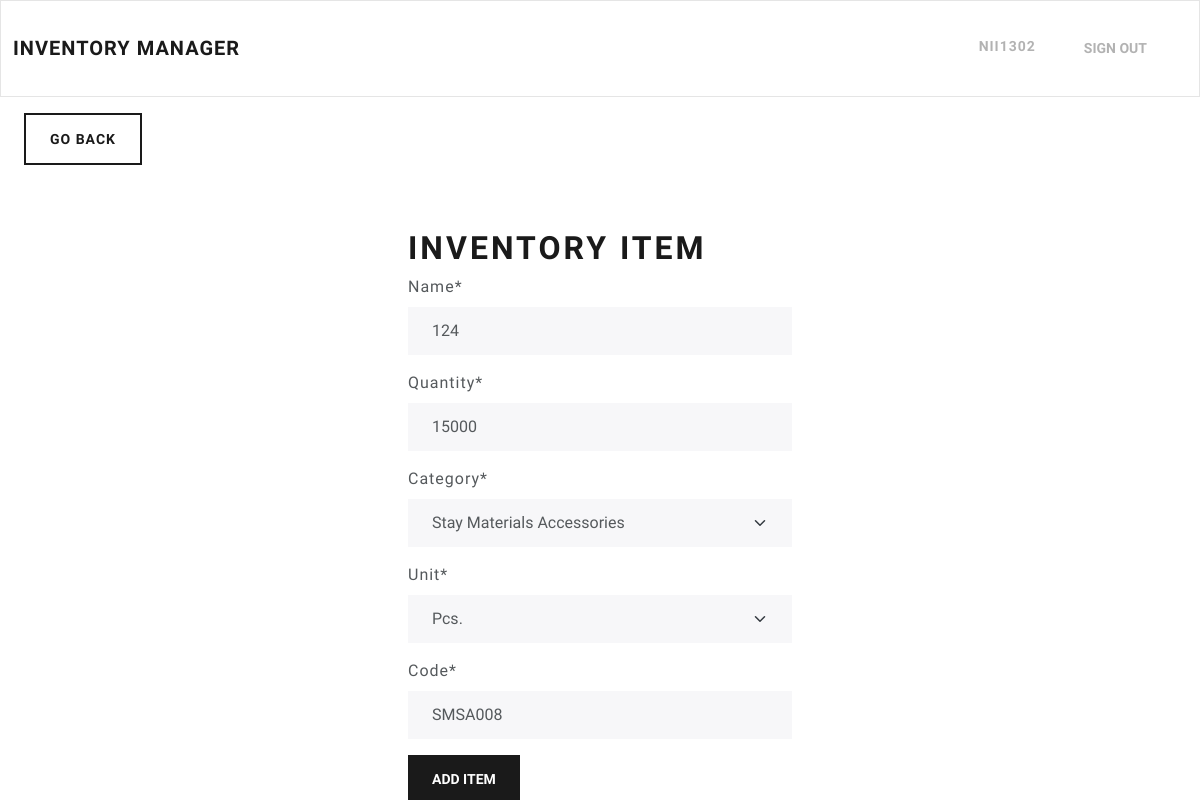
Page /edit-item/5 (signed in) on the committed database.
### Inventory/models.py (models this page shows, shortened)
class InventoryItem(models.Model):
    name = models.CharField(max_length=200)
    quantity = models.IntegerField()
    category = models.ForeignKey('Category', on_delete=models.SET_NULL, blank=True, null=True)
    code = models.CharField(max_length=200)
    unit = models.ForeignKey('Unit', on_delete=models.CASCADE)
    date_created = models.DateTimeField(auto_now_add=True)
    user = models.ForeignKey(User, on_delete=models.CASCADE)  # Tracks who added the item
    group = models.ForeignKey(Group, on_delete=models.CASCADE, null=True, blank=True)  # Tracks which group the item belongs to

class Category(models.Model):
    name = models.CharField(max_length=200)
    class Meta:
        verbose_name_plural = 'categories'
    def __str__(self):
        return self.name

class Unit(models.Model):
    name = models.CharField(max_length=200)
    class Meta:
        verbose_name_plural = 'units'
    def __str__(self):
        return self.name

### Inventory/views.py (the view)
# urls.py: path('edit-item/<int:pk>', EditItem.as_view(), name='edit-item'),
class EditItem(LoginRequiredMixin, PermissionRequiredMixin, UpdateView):
    model = InventoryItem
    form_class = InventoryItemForm
    template_name = 'Inventory/item_form.html'
    success_url = reverse_lazy('dashboard')
    permission_required = 'Inventory.change_inventoryitem'

### Inventory/forms.py
class InventoryItemForm(forms.ModelForm):
    category = forms.ModelChoiceField(queryset=Category.objects.all(), initial=0)
    unit = forms.ModelChoiceField(queryset=Unit.objects.all(), initial=0)
    class Meta:
        model = InventoryItem
        fields = ['name', 'quantity', 'category', 'unit', 'code']

### Inventory/templates/Inventory/item_form.html (shortened to what this page needs)
{% extends 'Inventory/base.html' %}
{% load crispy_forms_tags %}
{% block content %}
	<a href="{% url 'dashboard' %}" class="btn btn-outline-primary my-3 mx-4">Go Back</a>
	<div class="row">
		<div class="col-11 col-md-4 mx-auto mt-5">
			<h1>Inventory Item</h1>
			<form method="POST">
				{{ form|crispy }}
				<div class="mt-3">
					<button class="btn btn-primary">Add Item</button>
				</div>
			</form>
		</div>
	</div>
{% endblock content %}

### Inventory/templates/Inventory/navigation.html (shortened to what this page needs)
<nav class="navbar navbar-expand-lg bg-light">
    <div class="container-fluid">
        <a class="navbar-brand" href="{% url 'index' %}">Inventory Manager</a>
        <div class="collapse navbar-collapse justify-content-end" id="navbarNav">
            <ul class="navbar-nav">
                {% if user.is_authenticated %}
                    <li class="nav-item">
                        <a class="nav-link" href="#">{{ user.username }}</a>
                    </li>
                    <li class="nav-item">
                        <form action="{% url 'logout' %}" method="post" style="display:inline;">
                            <button type="submit" class="btn btn-link nav-link">Sign Out</button>
                        </form>
                    </li>
                {% endif %}
            </ul>
        </div>
    </div>
</nav>

### rows in the picture
InventoryItem: name "124", quantity "15000", category "Stay Materials Accessories", unit "Pcs.", code "SMSA008"

### other values in the picture
{{ user.username }} "NII1302"
